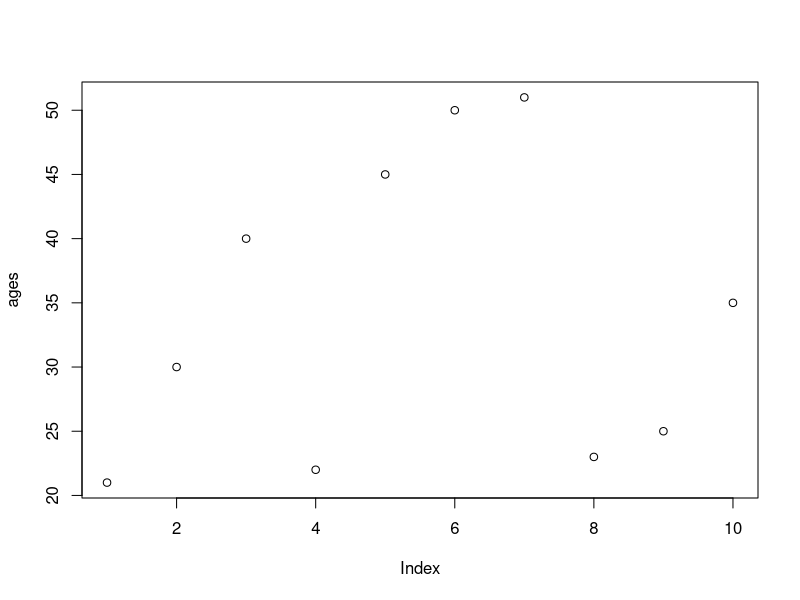
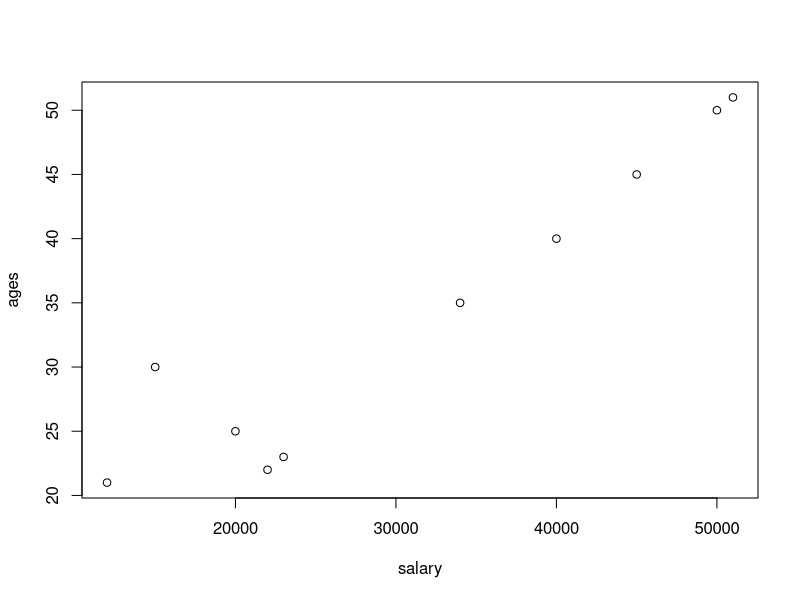
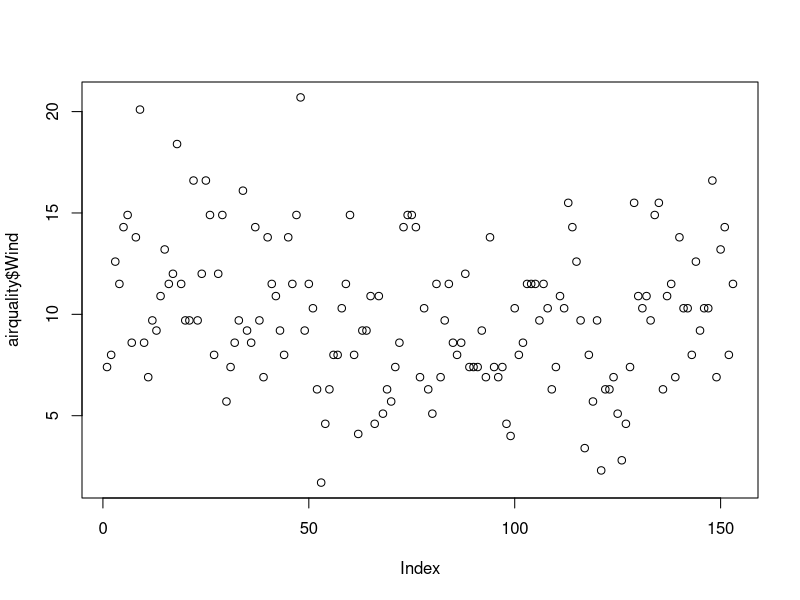
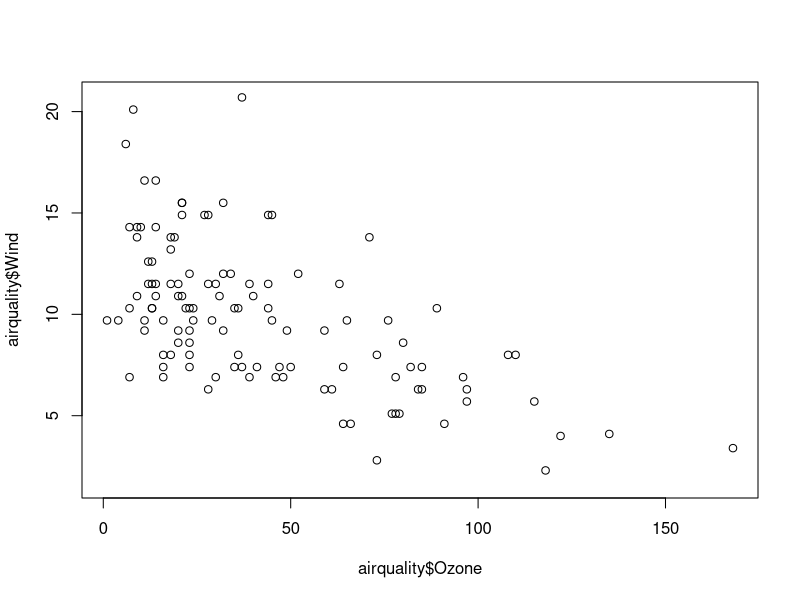
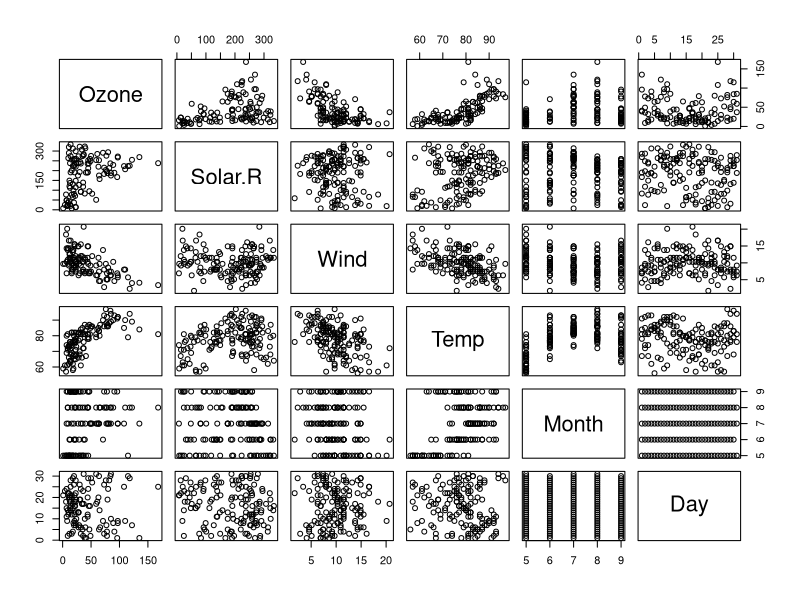
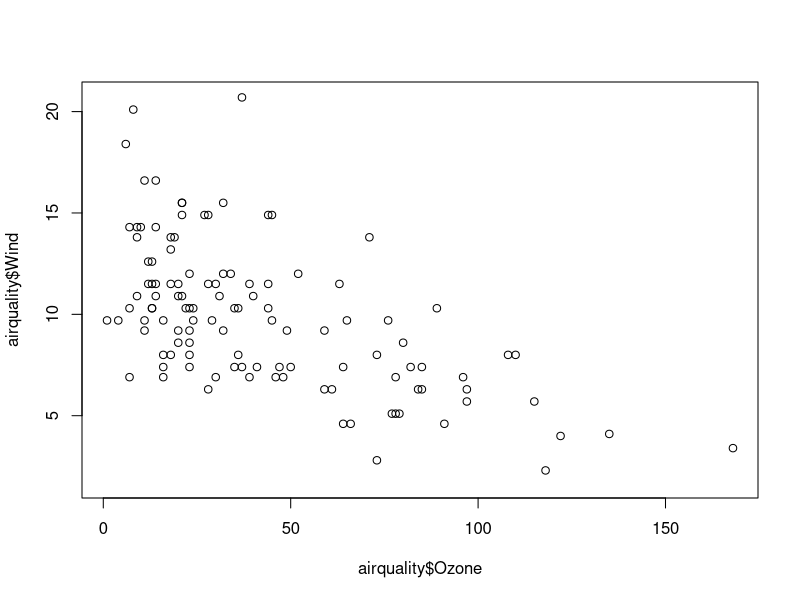
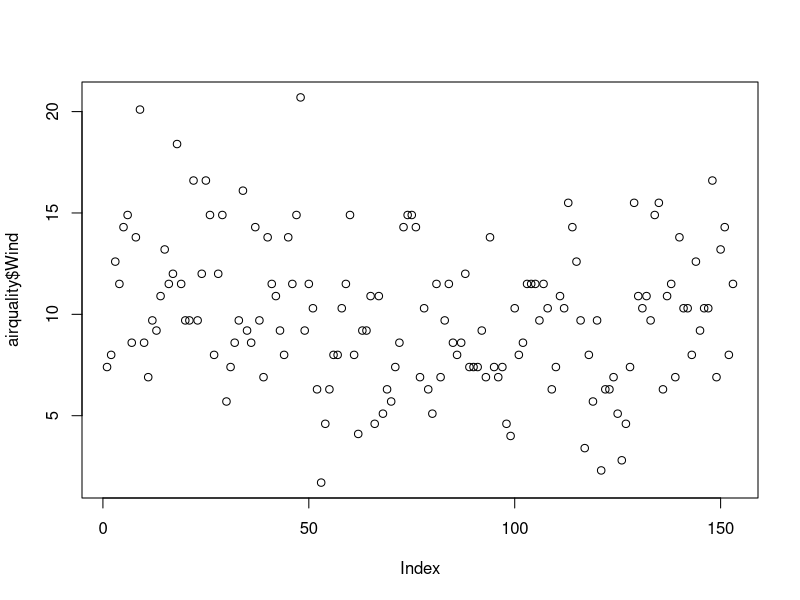
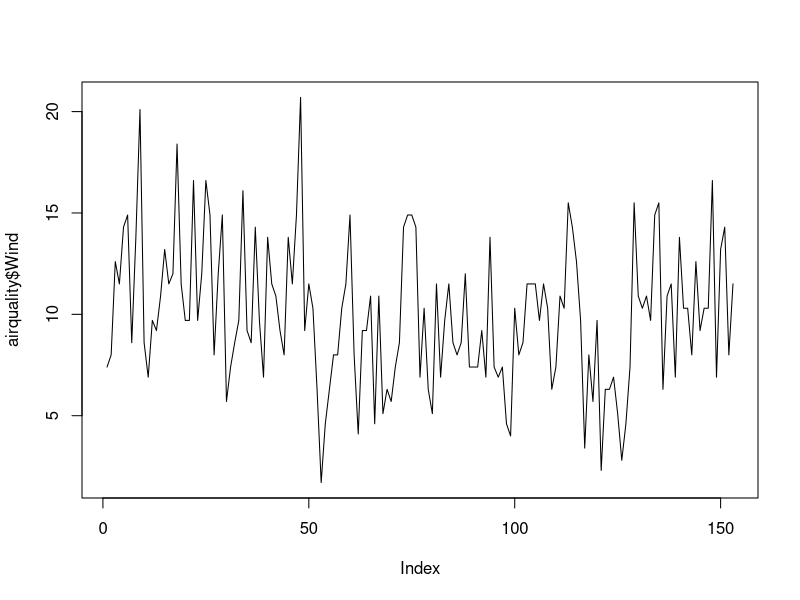

These figures' R source, in order: (Note: this script raises an error after producing the figures.)
ages=c(21,30,40,22,45,50,51,23,25,35)
plot(ages)
salary=c(12000,15000,40000,22000,45000,50000,51000,23000,20000,34000)
salary
plot(salary,ages)

help(plot)

##################################################################
# click on import dataset
data()
aq=datasets::airquality  # dataframe name=datasets::dataframe

head(airquality)
tail(airquality)
names(airquality)
dim(airquality)
str(airquality)


airquality[,c(1,2)]       # it gives all rows and 1,2 columns
airquality[,-6]           # it exclude particular volumn
airquality
dim(airquality)
summary(airquality) #it gives summary for all columns
summary(airquality$Wind)  # it show summary for single coloumn

###############################################################

# Visualisation
plot(airquality$Wind)
plot(airquality$Ozone,airquality$Wind,type="p")
plot(airquality)  # scatter plot
plot(airquality$Ozone,airquality$Wind)



# point and lines
plot(airquality$Wind, type="p")  # p = point
plot(airquality$Wind, type="l")  # l = lines
plot(airquality$Wind, type="b")  # 


# ploting the seperate graph for wind 


plot(airquality$Wind,
     xlab="Ozone concentration",
     ylab="No of Instance",
     main="Ozone leveles in Ny city",
     col="red",
     type="l")

plot(airquality,col="blue") # plot of entire dataset
plot(airquality$Ozone,airquality$Solar.R)
plot(airquality$Solar.R,airquality$Ozone)


#Horizontal Bar plot

barplot(airquality$Ozone,
        main='Ozone Cocentration in air',
        ylab='Ozone levels',
        col='blue',
        horiz='T',    # it gives bar plot in horizantally
        axes=F)

help(barplot)

# Histogram : it gives frequency interval

hist(airquality$Temp,
     main='solar radiation in air',
     xlab='solar rad',
     col='blue',
     axes=T,
     border='red')

help(hist)


# single box plot
help(boxplot)
boxplot(airquality$Wind,
        main="Boxplot",
        col="Blue",
        border='red',
        horizontal=T
        )
boxplot.stats(airquality$Wind)$out

#Multiple boxplots

boxplot(airquality[,1:3],
       main='Multiple boxplots',
       horizontal=TRUE,
       col="pink")


# Margin of the grid(mar) (bottom,left,top,right),
# no of rows and coloumna(mfrow),
#border is to be include(bty)
# labels(las:1 for horizontal,las:0 for vertical
#bty- box around the plot(o,n,7,L,C,U)

help(par)
par(mfrow=c(3,3),mar=c(1,2,1,2), las = 1,bty="o")
plot(airquality$Ozone)
plot(airquality$Ozone,airquality$wind)
plot(airquality$Ozone,airquality$Wind)
plot(airquality$Ozone,type="l")
plot(airquality$Wind, type="l")
plot(airquality$Solar.R, type="l")
barplot(airquality$Ozone, main='Ozone concentration')
hist(airquality$Solar.R)
boxplot(airquality[,1:4])
hist(airquality$Month)

# considering NA values  NA-not applicable

airquality
max(airquality$Temp)
min(airquality$Wind)
min(airquality$Solar.R)
mean(airquality$Solar.R)
mean(airquality$Wind)

mean(airquality$Solar.R ,na.rm=T)  # na.rm= T will removes not applicable values
median(airquality$Ozone)
median(airquality$Ozone,na.rm=T)
min(airquality$Ozone)
min(airquality$Ozone,na.rm=T)

# Google the following functions as variance in R, etc
#var
#Skewness
#Kurtosis
#Density plot

var(airquality$Wind)
sd(airquality$Ozone) #sd- standard deviation
sd(airquality$Ozone,na.rm=T)

Skewness(airquality$Ozone) #Error
kurtosis(airquality$Ozone) # Error

# Installing packages
skewness(airquality$Ozone,na.rm=T)
kurtosis(airquality$Ozone,na.rm=T)

# Density plot

plot(density(airquality$Wind))
plot(density(airquality$Ozone,na.rm = T))
??density


# in class excercise
# another dataset

e_quakes=datasets::quakes
